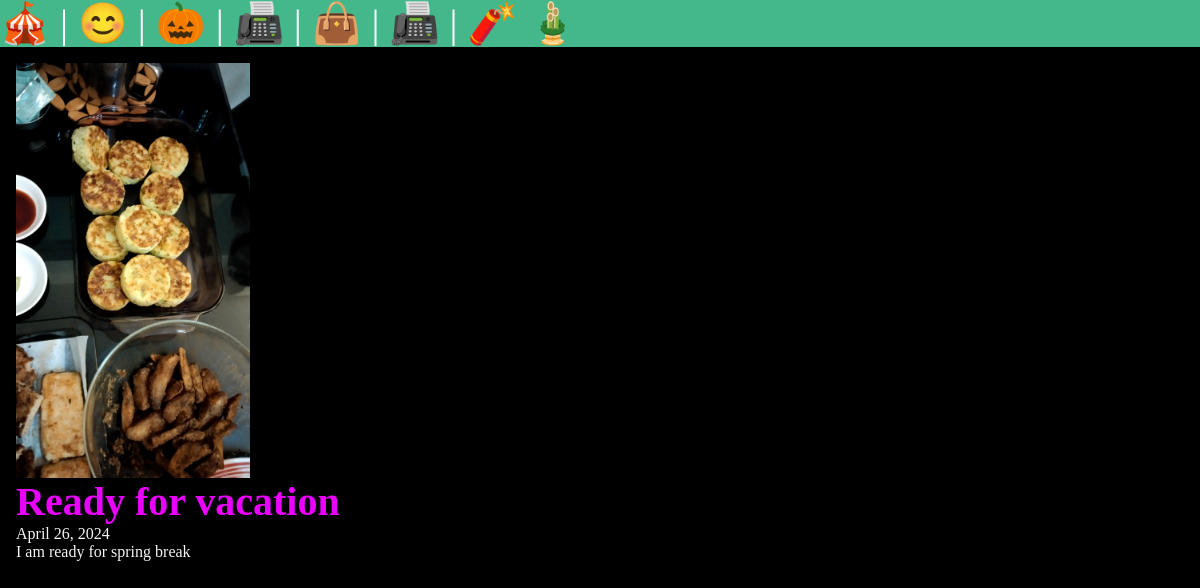
The page /posts/spring-break on the database its author committed.
### posts/models.py (models this page shows, shortened)
class Post(models.Model):
    title = models.CharField(max_length=75)
    body = models.TextField()
    slug = models.SlugField()
    date = models.DateField( auto_now_add= True)
    banner = models.ImageField(default ='fallback.png', blank=True)

### posts/views.py (the view)
# urls.py: path('<slug:slug>', views.post_page, name = "page"),
def post_page(request, slug):
     post = Post.objects.all().get(slug=slug)
     return render(request, 'posts/post_page.html', {'post':post})

### posts/templates/posts/post_page.html (shortened to what this page needs)
<!DOCTYPE html>
{% extends 'layout.html' %}
{% block content %}
   <section>
         <img
              class = "banner"
              src = "{{post.banner.url }}"
              alt ="{{post.title}}"
         />
         <h1> {{ post.title }} </h1>
         <p> {{ post.date }}</p>
         <p> {{ post.body }}</p>
   </section>
{% endblock %}

### static/css/style.css (style rules this page uses)
* { margin:0; padding:0; box-sizing: border-box; }
body { min-height: 100vh; font-size: 3rem; background-color: black; color: whitesmoke; }
section { display:flex; flex-flow:column; gap:1rem; }
p { font-size : 1rem; }
h1 { font-size :2.5rem; color:rgb(234, 0, 255); }
p { font-size:1rem; }
.banner { display:block; width:20%; max-height:80 px; }

### rows shown on the page
Post: banner (picture), title "Ready for vacation", date "April 26, 2024", body "I am ready for spring break"
